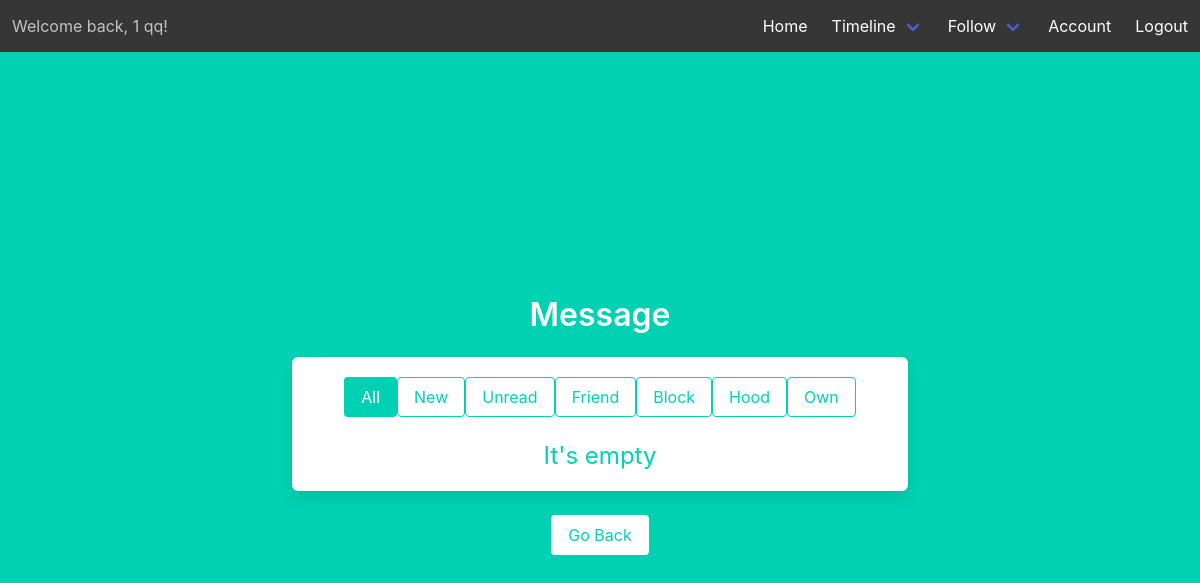
The page /timeline (signed in) on the database as committed earlier.
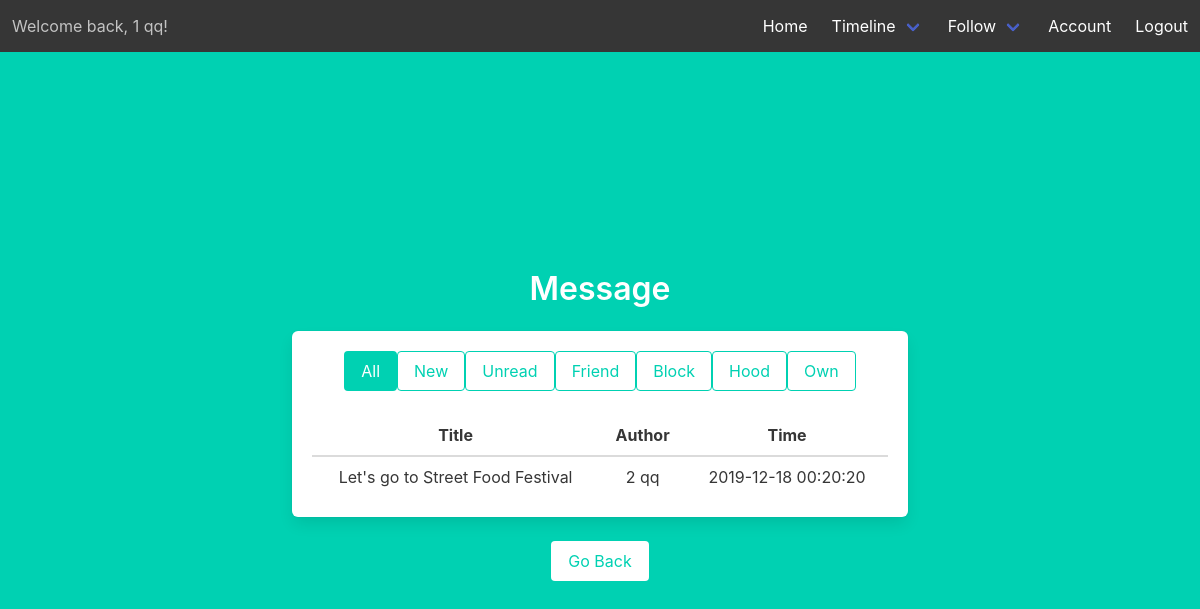
The same page on the database as committed later.
### models.py (models this page shows)
class Users(UserMixin, db.Model):
    __tablename__ = 'Users'
    id = db.Column(db.Integer, primary_key=True)
    email = db.Column(db.String(45), unique=True, nullable=False)
    pword = db.Column(db.String(45), nullable=False)
    fname = db.Column(db.String(45), nullable=False)
    lname = db.Column(db.String(45), nullable=False)
    street_addr = db.Column(db.String(45), nullable=False)
    cid = db.Column(db.Integer, db.ForeignKey('City.id'), nullable=False)
    uprofile = db.Column(db.Text)
    photo = db.Column(db.Text)
    last_logout_timestamp = db.Column(db.DateTime, default=datetime.now().replace(microsecond=0))

class Thread(db.Model):
    __tablename__ = 'Thread'
    uid = db.Column(db.Integer, db.ForeignKey('Users.id'),
                    nullable=False, primary_key=True)
    mid = db.Column(db.Integer, db.ForeignKey('Message.id'),
                    nullable=False, primary_key=True)
    tstatus = db.Column(db.String(45), nullable=False, default='unread')
    ttimestamp = db.Column(db.DateTime, default=datetime.now().replace(microsecond=0), nullable=False)

class Message(db.Model):
    __tablename__ = 'Message'
    id = db.Column(db.Integer, primary_key=True)
    author = db.Column(db.Integer, db.ForeignKey('Users.id'), nullable=False)
    title = db.Column(db.Text, nullable=False)
    content = db.Column(db.Text, nullable=False)
    mtimestamp = db.Column(db.DateTime, default=datetime.now().replace(microsecond=0), nullable=False)
    visibility = db.Column(db.String(45), nullable=False)
    receiver = db.Column(db.Integer, db.ForeignKey('Users.id'), nullable=True)
    lat = db.Column(db.Float, nullable=False)
    lng = db.Column(db.Float, nullable=False)

### timeline.py (the view, shortened to what this page needs)
@timeline.route('/timeline')
@login_required
def load_thread(scope='all', status='all', search=False, keyword=""):
    print('---- parameters----')
    print(scope, status)
    thread_list = Thread.query.filter_by(uid=current_user.id).all()
    count = 0
    in_scope_thread_message_users_list = []
    print('---- all thread_list----')
    print(thread_list)
    for i in thread_list:
        if scope == 'own':
            message = Message.query.filter_by(id=i.mid).first()
            if message.author == current_user.id:
                author = Users.query.filter_by(id=message.author).first()
                in_scope_thread_message_users_list.append([i, message, author])
                count += 1
        else:
            if status == 'unread':
                if i.tstatus == 'unread':
                    message = Message.query.filter_by(id=i.mid).first()
                    author = Users.query.filter_by(id=message.author).first()
                    if author.id != current_user.id:
                        in_scope_thread_message_users_list.append([i, message, author])
                        count += 1
            else:
                message = Message.query.filter_by(id=i.mid).first()
                author = Users.query.filter_by(id=message.author).first()
                if author.id != current_user.id:
                    in_scope_thread_message_users_list.append([i, message, author])
                    count += 1
    print("count %d" % count)
    return render_template('timeline.html', message_count=count, thread_message_list=in_scope_thread_message_users_list, scope=scope, status=status)

### templates/timeline.html (shortened to what this page needs)
{% extends "base.html" %}
{% block content %}
<div class="column is-8 is-offset-2">
    {% if not search %}
    <h3 class="title">Message</h3>
    {% else %}
    <h3 class="title">Search results</h3>
    {% endif %}
    <div class="box">
        {% if not search %}
        <div class="tabs is-centered">
            <ul>
                <li>
                    <form method="POST" action="/timeline">
                        {% if scope == 'all' and status =='all' %}
                        <input class="button is-primary" onclick="submit" type="submit" value="All">
                        {% else %}
                        <input class="button is-primary is-outlined" onclick="submit" type="submit" value="All">
                        {% endif %}
                    </form>
                </li>
                <li>
                    <form method="POST" action="/timeline">
                        {% if scope == 'new' %}
                        <input class="button is-primary" onclick="submit" type="submit" value="New">
                        {% else %}
                        <input class="button is-primary is-outlined" onclick="submit" type="submit" value="New">
                        {% endif %}
                    </form>
                </li>
                <li>
                    <form method="POST" action="/timeline">
                        {% if status == 'unread' %}
                        <input class="button is-primary" onclick="submit" type="submit" value="Unread">
                        {% else %}
                        <input class="button is-primary is-outlined" onclick="submit" type="submit" value="Unread">
                        {% endif %}
                    </form>
                </li>
                <li>
                    <form method="POST" action="/timeline">
                        {% if scope == 'friend' %}
                        <input class="button is-primary" onclick="submit" type="submit" value="Friend">
                        {% else %}
                        <input class="button is-primary is-outlined" onclick="submit" type="submit" value="Friend">
                        {% endif %}
                    </form>
                </li>
                <li>
                    <form method="POST" action="/timeline">
                        {% if scope == 'block' %}
                        <input class="button is-primary" onclick="submit" type="submit" value="Block">
                        {% else %}
                        <input class="button is-primary is-outlined" onclick="submit" type="submit" value="Block">
                        {% endif %}
                    </form>
                </li>
                <li>
                    <form method="POST" action="/timeline">
                        {% if scope == 'hood' %}
                        <input class="button is-primary" onclick="submit" type="submit" value="Hood">
                        {% else %}
                        <input class="button is-primary is-outlined" onclick="submit" type="submit" value="Hood">
                        {% endif %}
                    </form>
                </li>
                <li>
                    <form method="POST" action="/timeline">
                        {% if scope == 'own' %}
                        <input class="button is-primary" onclick="submit" type="submit" value="Own">
                        {% else %}
                        <input class="button is-primary is-outlined" onclick="submit" type="submit" value="Own">
                        {% endif %}
                    </form>
                </li>
            </ul>
        </div>
        {% endif %}
        {% if message_count == 0 %}
        <h3 class="subtitle  is-4 has-text-primary">It's empty</h3>
        {% else %}
        <table class="table is-fullwidth">
            <thead>
                <tr>
                    <th>Title</th>
                    <th>Author</th>
                    <th>Time</th>
                </tr>
            </thead>
            <tbody>
                {% for i in thread_message_list %}
                <tr>
                    <td><a href="{{url_for('timeline.display_message', post_id=i[1].id) }}">{{ i[1].title }}</a></td>
                    <td>{{ i[2].fname }} {{ i[2].lname }}</td>
                    <td>{{ i[1].mtimestamp }}</td>
                </tr>
                {% endfor %}
            </tbody>
        </table>
        {% endif %}
    </div>
    <a class="button is-primary is-inverted" href="{{ url_for('main.index') }}">Go Back</a>
</div>
{% endblock %}

### templates/base.html (shortened to what this page needs)
<!DOCTYPE html>
<html>
<head>
    <link rel="stylesheet" href="https://cdnjs.cloudflare.com/ajax/libs/bulma/0.7.2/css/bulma.min.css" />
</head>
<body>
    <section class="hero is-primary is-fullheight">
        <div class="hero-head">
            <nav class="navbar has-background-dark" role="navigation" aria-label="main navigation">
                {% if current_user.is_authenticated %}
                <div class="navbar-start">
                    <p class="navbar-item">
                        Welcome back, {{ current_user.fname }} {{ current_user.lname }}!
                    </p>
                </div>
                {% endif %}
                <div id="navbarMenuHeroA" class="navbar-menu ">
                    <div class="navbar-end">
                        <a href="{{ url_for('main.index') }}" class="navbar-item">
                            Home
                        </a>
                        {% if current_user.is_authenticated %}
                        <div class="navbar-item has-dropdown is-hoverable has-text-white has-background-dark">
                            <a class="navbar-link has-background-dark">
                                Timeline
                            </a>
                        </div>
                        {% endif %}
                        {% if current_user.is_authenticated %}
                        <div class="navbar-item has-dropdown is-hoverable has-text-white has-background-dark">
                            <a class="navbar-link has-background-dark">
                                Follow
                            </a>
                        </div>
                        {% endif %}
                        {% if current_user.is_authenticated %}
                        <a href="{{ url_for('acc.account') }}" class="navbar-item">
                            Account
                        </a>
                        {% endif %}
                        {% if current_user.is_authenticated %}
                        <a href="{{ url_for('auth.logout') }}" class="navbar-item">
                            Logout
                        </a>
                        {% endif %}
                    </div>
                </div>
            </nav>
        </div>
        <div class="hero-body">
            <div class="container has-text-centered">
                {% block content %}
                {% endblock %}
            </div>
        </div>
    </section>
</body>
</html>

Rows that differ between the two databases and show on the page:
added Thread: title "Let's go to Street Food Festival", fname "2", lname "qq", mtimestamp "2019-12-18 00:20:20"
Other text that changed with them:
text no longer shown: "It's empty"
text now shown: "Title Author Time"
